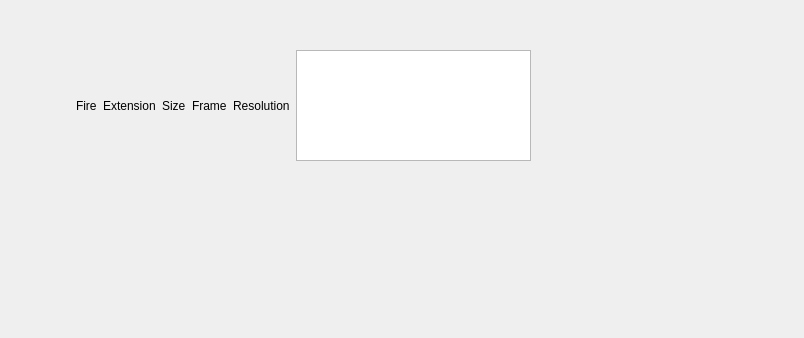
<?xml version="1.0" encoding="UTF-8"?>
<ui version="4.0">
 <class>Form</class>
 <widget class="QWidget" name="Form">
  <property name="geometry">
   <rect>
    <x>0</x>
    <y>0</y>
    <width>804</width>
    <height>338</height>
   </rect>
  </property>
  <property name="windowTitle">
   <string>Form</string>
  </property>
  <widget class="QWidget" name="horizontalLayoutWidget">
   <property name="geometry">
    <rect>
     <x>70</x>
     <y>50</y>
     <width>461</width>
     <height>111</height>
    </rect>
   </property>
   <layout class="QHBoxLayout" name="horizontalLayout">
    <item>
     <widget class="QWidget" name="widget" native="true"/>
    </item>
    <item>
     <widget class="QLabel" name="lb_name">
      <property name="text">
       <string>Fire</string>
      </property>
     </widget>
    </item>
    <item>
     <widget class="QLabel" name="lb_extension">
      <property name="text">
       <string>Extension</string>
      </property>
     </widget>
    </item>
    <item>
     <widget class="QLabel" name="lb_size">
      <property name="text">
       <string>Size</string>
      </property>
     </widget>
    </item>
    <item>
     <widget class="QLabel" name="lb_frame">
      <property name="text">
       <string>Frame</string>
      </property>
     </widget>
    </item>
    <item>
     <widget class="QLabel" name="lb_resolution">
      <property name="text">
       <string>Resolution</string>
      </property>
     </widget>
    </item>
    <item>
     <widget class="QTextBrowser" name="txt_comment"/>
    </item>
   </layout>
  </widget>
 </widget>
 <resources/>
 <connections/>
</ui>
